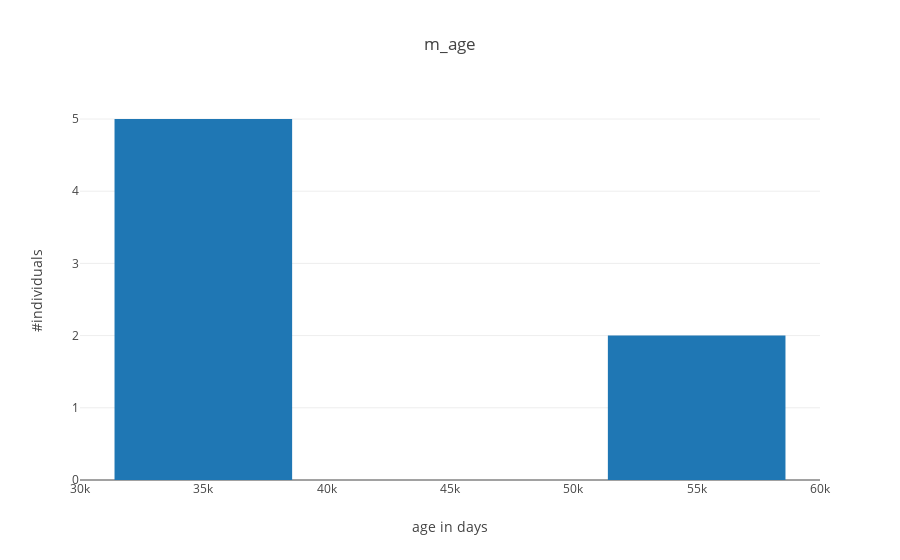

Write notebook code for a chart like this one.
### Code cell
# plot 
fct = lambda ind: len(ind["infections"]) > 0
ind_values = csp.getPropertyValues(node_0.individualHumans, "m_age", filter_fct=fct)

data = [go.Histogram(x=ind_values)]
plotly.offline.iplot ({ 'data': data, 'layout': layout})

### Figure 1 — Plotly figure (JSON) as saved in the notebook; plotly's stock layout.template omitted (floating-point values rounded to 4 significant figures)
{"data": [{"type": "histogram", "uid": "7ad3b57f-cfa1-4dd7-b662-9efc98f3c9c9", "x": [37990.0, 31760.0, 37398, 35050.0, 59800.0, 38530.0, 51310.0]}], "layout": {"bargap": 0.2, "bargroupgap": 0.1, "title": {"text": "m_age"}, "xaxis": {"title": {"text": "age in days"}}, "yaxis": {"title": {"text": "#individuals"}}}}
